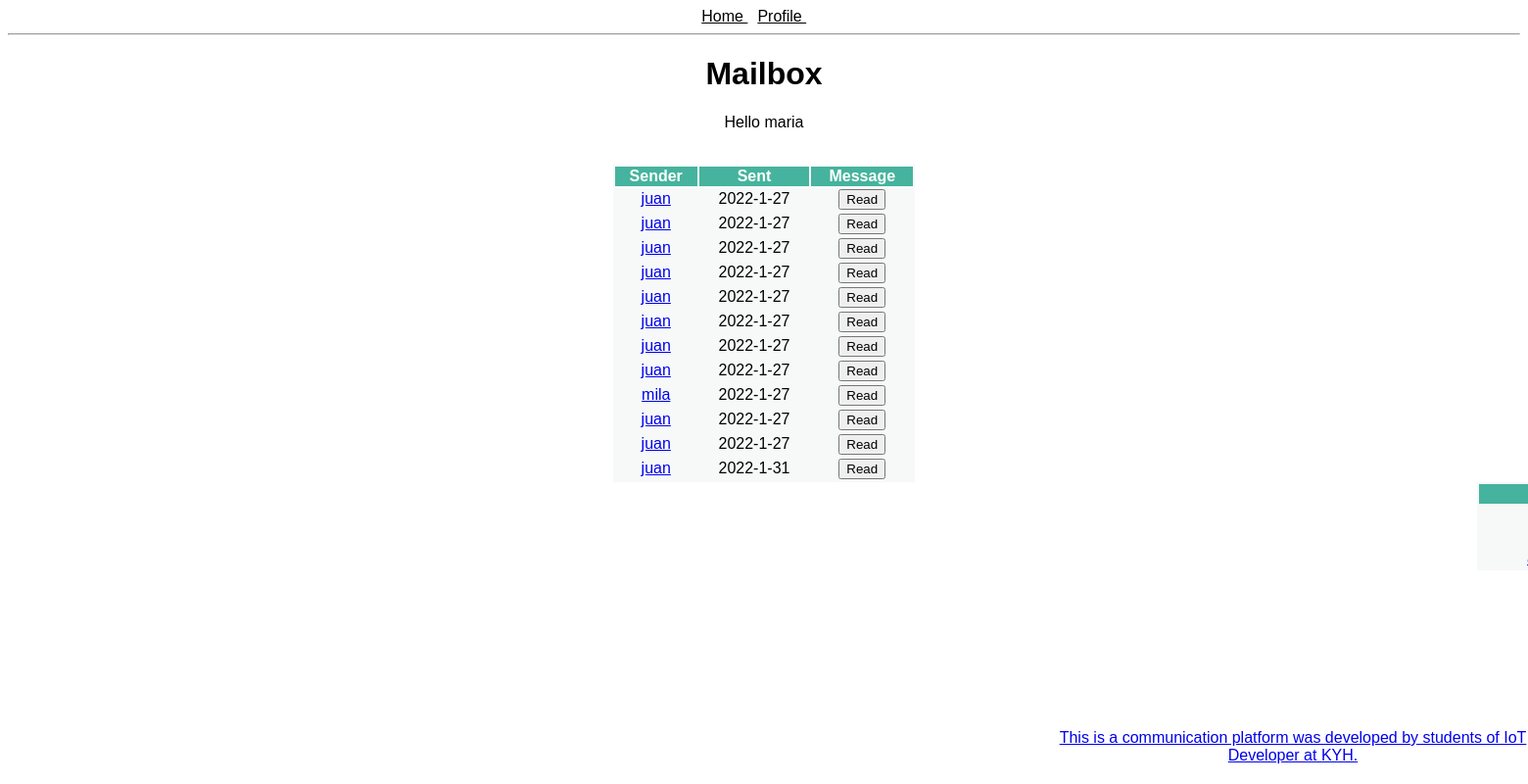
The page /mailbox (signed in) on the database its author committed.
### models.py (models this page shows, shortened)
class User(db.Model):
    id = db.Column(db.Integer, primary_key=True, autoincrement=True)
    name = db.Column(db.String(150))
    email = db.Column(db.String(150), unique=True)
    password = db.Column(db.String(100))
    admin = db.Column(db.BOOLEAN, default=False)
    online = db.Column(db.BOOLEAN, default=False)
    sent_messages = db.relationship('Message', backref='sender', lazy=True)
    recv_messages = db.relationship('Message', secondary=message_recv, lazy='subquery',
                                    backref=db.backref('receivers', lazy=True))

class Message(db.Model):
    id = db.Column(db.Integer, primary_key=True, autoincrement=True)
    body = db.Column(db.Text)
    sent_time = db.Column(db.DateTime, default=datetime.datetime.now())
    sender_id = db.Column(db.Integer, db.ForeignKey('user.id'), nullable=False)

### blueprints/user/__init__.py (the view)
@bp_user.get('/mailbox')
def mailbox_get():
    messages = get_user_messages()
    users = get_all_but_current_users()
    return render_template('mailbox.html', messages=messages, users=users)

### app.py (called while the page is built)
def create_app():
    app = Flask(__name__)
    app.config['SECRET_KEY'] = '123secret'
    app.config['SQLALCHEMY_TRACK_MODIFICATIONS'] = False
    app.config['SQLALCHEMY_DATABASE_URI'] = 'sqlite:///db.sqlite'
    db.init_app(app)
    login_manager = LoginManager()
    login_manager.init_app(app)
    @login_manager.user_loader
    def load_user(user_id):
        from models import User
        return User.query.filter_by(id=user_id).first()
    from blueprints.open import bp_open
    app.register_blueprint(bp_open)
    from blueprints.user import bp_user
    app.register_blueprint(bp_user)
    from blueprints.admin import bp_admin
    app.register_blueprint(bp_admin)
    from blueprints.ajax import bp_ajax
    app.register_blueprint(bp_ajax)
    from blueprints.api import bp_api
    app.register_blueprint(bp_api, url_prefix='/api/v1.0')
    return app

### controllers/message_controller.py (called while the page is built)
def get_user_messages():
    return current_user.recv_messages

### controllers/user_controller.py (called while the page is built)
def get_all_but_current_users():
    from models import User
    user = current_user
    return User.query.filter(User.id != user.id).all()

### templates/mailbox.html (shortened to what this page needs)
{% extends "base-template.html" %}
{% block content %}
    <h1 id="main-heading">Mailbox</h1>
    <p>Hello {{ current_user.name }}</p>
    <br />
    <table class="center">
        <tr>
            <th>Sender</th>
            <th>Sent</th>
            <th>Message</th>
        </tr>
        {% for message in messages %}
            <tr>
                <td><a href="{{ url_for('bp_user.message_get', user_id=message.sender.id) }}">{{ message.sender.name }}</a></td>
                {% if message.sent_time is not none %}
                    <td>{{ message.sent_time.year }}-{{ message.sent_time.month }}-{{ message.sent_time.day }}</td>
                {% else %}
                    <td>-</td>
                {% endif %}
                <td><form action="{{ url_for('bp_user.read_message_get', user_id=message.sender.id) }}" method="GET">
                        <input type="submit" value="Read"/>
                </form></td>
            </tr>
        {% endfor %}
    </table>
    <table class="right">
        <tr>
            <th>Name</th>
        </tr>
        {% for user in users %}
            <tr>
                <td><a href="{{ url_for('bp_user.message_get', user_id=user.id) }}">{{ user.name }}</a></td>
            </tr>
        {% endfor %}
    </table>
{% endblock %}

### static/css/main.css (style rules this page uses)
body { background-color: white; text-align: center; font-family: Arial, Helvetica, sans-serif; }
.center { margin-left: auto; margin-right: auto; }
.right { margin-left: 1500px; }
table { align-items: center; width: 20%; background-color: #F7F9F9; }
th { background: #45B39D; color: white; }

### rows shown on the page
User: name "maria"
Message: sender.name "juan", sent_time.year "2022", sent_time.month "1", sent_time.day "27"
Message: sender.name "juan", sent_time.year "2022", sent_time.month "1", sent_time.day "27"
Message: sender.name "juan", sent_time.year "2022", sent_time.month "1", sent_time.day "27"
Message: sender.name "juan", sent_time.year "2022", sent_time.month "1", sent_time.day "27"
Message: sender.name "juan", sent_time.year "2022", sent_time.month "1", sent_time.day "27"
Message: sender.name "juan", sent_time.year "2022", sent_time.month "1", sent_time.day "27"
Message: sender.name "juan", sent_time.year "2022", sent_time.month "1", sent_time.day "27"
Message: sender.name "juan", sent_time.year "2022", sent_time.month "1", sent_time.day "27"
Message: sender.name "mila", sent_time.year "2022", sent_time.month "1", sent_time.day "27"
Message: sender.name "juan", sent_time.year "2022", sent_time.month "1", sent_time.day "27"
Message: sender.name "juan", sent_time.year "2022", sent_time.month "1", sent_time.day "27"
Message: sender.name "juan", sent_time.year "2022", sent_time.month "1", sent_time.day "31"
